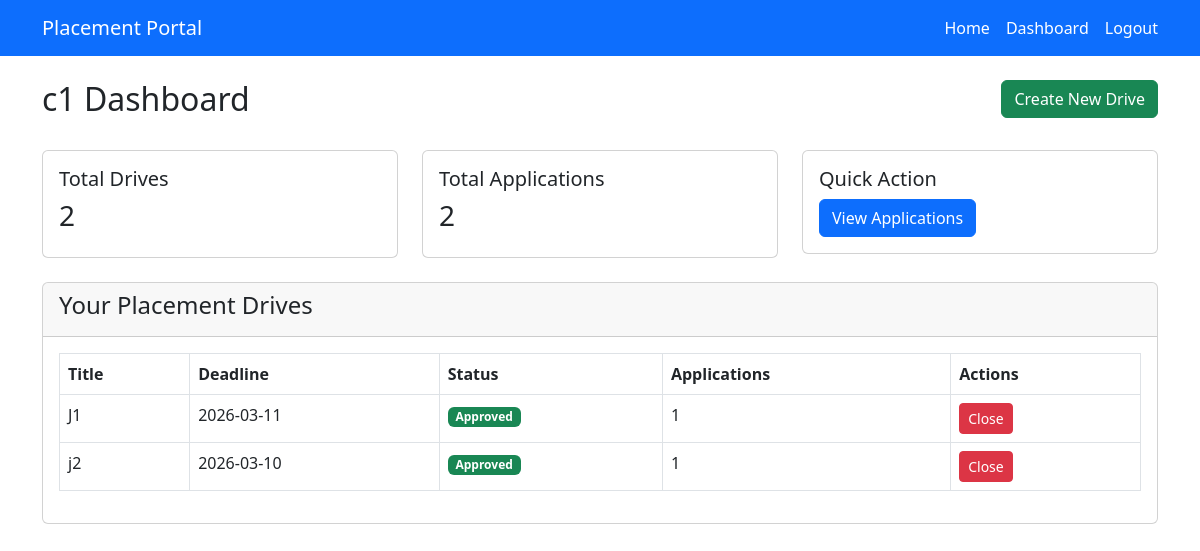
/company/dashboard (signed in), run on an earlier commit of the app's database.
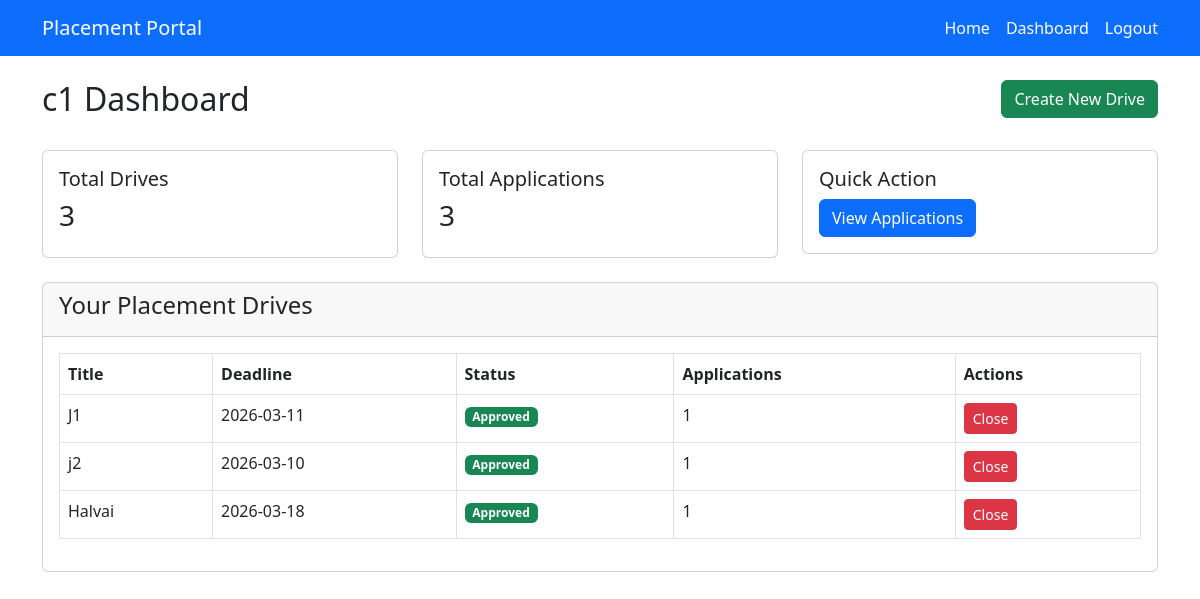
And on a later commit of the database.
### models.py (models this page shows)
class JobPosition(db.Model):
    id = db.Column(db.Integer, primary_key=True)
    company_id = db.Column(db.Integer, db.ForeignKey("company.id"), nullable=False)
    title = db.Column(db.String(100), nullable=False)
    description = db.Column(db.Text)
    eligibility = db.Column(db.String(200))
    deadline = db.Column(db.Date)
    posted_date = db.Column(db.DateTime, default=datetime.utcnow)
    skills = db.Column(db.String(200))
    experience = db.Column(db.String(50))
    salary = db.Column(db.String(50))
    status = db.Column(db.String(20), default="Pending")
    applications = db.relationship("Application", backref="job_position", lazy=True)

### app.py (the view)
    @app.route("/company/dashboard")
    @login_required("company")
    def company_dashboard():
        company_id = session.get("user_id")
        company = Company.query.get_or_404(company_id)
        jobs = JobPosition.query.filter_by(
            company_id=company_id
        ).all()
        total_applications = sum(len(job.applications) for job in jobs)
        return render_template(
            "dashboards/company.html",
            company=company,
            jobs=jobs,
            total_applications=total_applications
        )

### templates/dashboards/company.html (shortened to what this page needs)
{% extends "base.html" %}
{% block content %}
<div class="row mb-4">
    <div class="col">
        <h2>{{ company.name }} Dashboard</h2>
    </div>
    <div class="col text-end">
        <a href="{{ url_for('post_job') }}" class="btn btn-success">
            Create New Drive
        </a>
    </div>
</div>
<div class="row mb-4">
    <div class="col-md-4">
        <div class="card">
            <div class="card-body">
                <h5>Total Drives</h5>
                <h3>{{ jobs|length }}</h3>
            </div>
        </div>
    </div>
    <div class="col-md-4">
        <div class="card">
            <div class="card-body">
                <h5>Total Applications</h5>
                <h3>{{ total_applications }}</h3>
            </div>
        </div>
    </div>
    <div class="col-md-4">
        <div class="card">
            <div class="card-body">
                <h5>Quick Action</h5>
                <a href="{{ url_for('company_applications') }}" class="btn btn-primary">
                    View Applications
                </a>
            </div>
        </div>
    </div>
</div>
<div class="card">
    <div class="card-header">
        <h4>Your Placement Drives</h4>
    </div>
    <div class="card-body">
        <table class="table table-bordered">
            <thead>
                <tr>
                    <th>Title</th>
                    <th>Deadline</th>
                    <th>Status</th>
                    <th>Applications</th>
                    <th>Actions</th>
                </tr>
            </thead>
            <tbody>
                {% for job in jobs %}
                <tr>
                    <td>{{ job.title }}</td>
                    <td>{{ job.deadline }}</td>
                    <td>
                        {% if job.status == 'Approved' %}
                        <span class="badge bg-success">Approved</span>
                        {% elif job.status == 'Pending' %}
                        <span class="badge bg-warning text-dark">Pending</span>
                        {% else %}
                        <span class="badge bg-danger">{{ job.status }}</span>
                        {% endif %}
                    </td>
                    <td>{{ job.applications|length }}</td>
                    <td>
                        {% if job.status != 'Closed' %}
                        <a href="{{ url_for('update_job_status', job_id=job.id, status='Closed') }}"
                           class="btn btn-sm btn-danger">
                            Close
                        </a>
                        {% endif %}
                    </td>
                </tr>
                {% else %}
                <tr>
                    <td colspan="5" class="text-center">
                        No jobs posted yet.
                    </td>
                </tr>
                {% endfor %}
            </tbody>
        </table>
    </div>
</div>
{% endblock %}

What changed in the data, as far as the page shows it:
added JobPosition: title "Halvai", deadline "2026-03-18", status "Approved", applications|length "1"
Also different on the page:
{{ jobs|length }}: "2" → "3"
{{ total_applications }}: "2" → "3"
